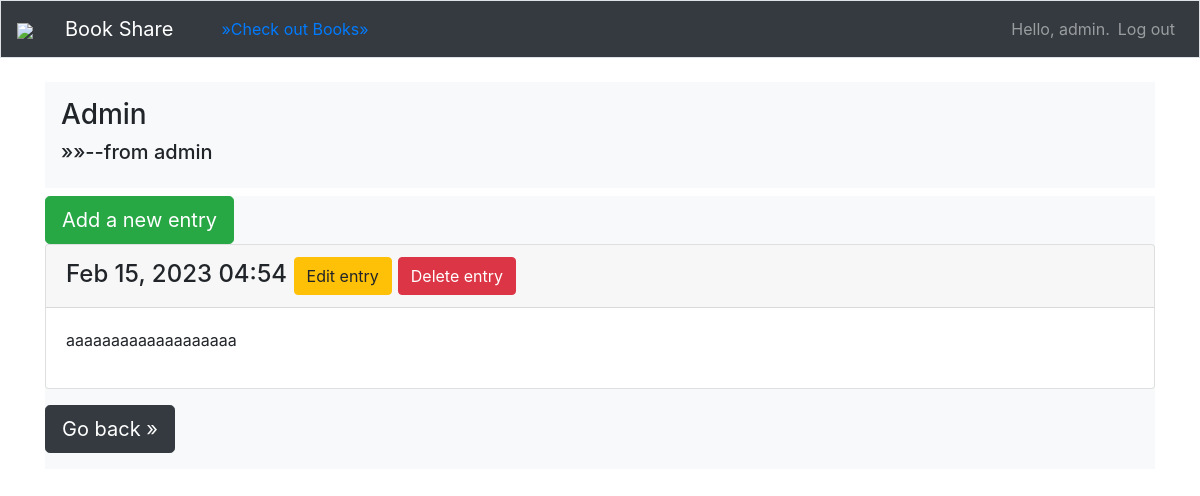
The app's page /titles/27/ (signed in) with its own data.
### content/models.py (models this page shows, shortened)
class Title(models.Model):
    text = models.CharField(max_length=200)
    date_added = models.DateTimeField(auto_now_add=True)
    owner = models.ForeignKey(User, on_delete=models.CASCADE)
    public = models.BooleanField(default=False)
    def __str__(self):
        return self.text

class Entry(models.Model):
    title = models.ForeignKey(Title, on_delete=models.CASCADE)
    text = models.TextField()
    date_added = models.DateTimeField(auto_now_add=True)
    class Meta:
        verbose_name_plural = 'entries'

### content/views.py (the view)
# urls.py: path('titles/<int:title_id>/',views.book,name='book'),
@login_required
def book(request,title_id):
    public_titles = Title.objects.filter(public=True).order_by('date_added')
    private_titles = Title.objects.filter(owner=request.user).order_by('date_added')
    title = Title.objects.get(id=title_id)
    username = title.owner
    if title in public_titles:
        read_only = True
        user_exp = f'--from {username}--(Read Only)'
    if title in private_titles:
        read_only = False
        user_exp = f'--from {username}'
    entries = title.entry_set.order_by('-date_added')
    context = {'title':title,'entries':entries,'user_exp':user_exp,'read_only':read_only}
    return render(request, 'content/book.html',context)

### content/templates/content/book.html
{% extends 'content/base.html' %}
{% block page_header %}
    <h3>{{ title }}</h3>
    <h5>&raquo;&raquo;{{ user_exp }}</h5>
{% endblock page_header %}
{% block content %}
{% if read_only %}
    <a class="btn btn-lg btn-success disabled" href="{% url 'content:new_entry' title.id %}" role="button">
        Add a new entry</a>
    {% for entry in entries %}
        <div class="card mb-3">
            <h4 class="card-header">
                {{ entry.date_added|date:'M d, Y H:i' }}
                <small><a class="btn btn-warning disabled" href="{% url 'content:edit_entry' entry.id %}"
                    role="button">Edit entry</a> </small>
                <small><a class="btn btn-danger disabled" href="{% url 'content:delete_entry' entry.id %}
"                   role="button">Delete entry</a> </small>
            </h4>
            <div class="card-body">
                {{ entry.text|linebreaks }}
            </div>
        </div>
    {% empty %}
        <p>There are no entries for this book yet.</p>
    {% endfor %}
{% else %}
    <a class="btn btn-lg btn-success" href="{% url 'content:new_entry' title.id %}" role="button">
        Add a new entry</a>
    {% for entry in entries %}
        <div class="card mb-3">
            <h4 class="card-header">
                {{ entry.date_added|date:'M d, Y H:i' }}
                <small><a class="btn btn-warning" href="{% url 'content:edit_entry' entry.id %}"
                    role="button">Edit entry</a> </small>
                <small><a class="btn btn-danger" href="{% url 'content:delete_entry' entry.id %}
"                   role="button">Delete entry</a> </small>
            </h4>
            <div class="card-body">
                {{ entry.text|linebreaks }}
            </div>
        </div>
    {% empty %}
        <p>There are no entries for this book yet.</p>
    {% endfor %}
{% endif %}
<a class="btn btn-lg btn-dark" href="{% url 'content:titles' %}" role="button">Go back &raquo;</a>
{% endblock content %}

### content/templates/content/base.html (shortened to what this page needs)
{% load bootstrap4 %}
<!doctype html>
<html lang="en">
<head>
    {% bootstrap_css %}
</head>
<body>
    <nav class="navbar navbar-expand-md navbar-dark bg-dark mb-4 border">
        <a class="navbar-brand" href="{% url 'content:index' %}">
            <div class="logo-image">
                <img src="https://imgtr.ee/images/2023/02/13/ObWsU.png" class="img-fluid">
            </div>
        </a>
        <a class="navbar navbar-brand navbar-light bg-dark" href="{% url 'content:index' %}">Book Share</a>
        <div class="collapse navbar-collapse" id="navbarCollapse">
            <ul class="navbar-nav mr-auto">
                <li class="nav-item">
                    <a class="navbar navbar-secondary navbar-light bg-dark" href="{% url 'content:titles' %}">
                        &raquo;Check out Books&raquo;</a>
                </li>
            </ul>
            <ul class="navbar-nav ml-auto">
                {% if user.is_authenticated %}
                    <li class="nav-item">
                        <span class="navbar-text" >Hello, {{ user.username }}.</span>
                    </li>
                    <li class="nav-item">
                        <a class="nav-link" href="{% url 'users:logout' %}">Log out</a>
                    </li>
                {% endif %}
            </ul>
        </div>
    </nav>
    <main role="main" class="container">
        <div class="p-3 mb-2 bg-light">
            {% block page_header %}{% endblock page_header %}
        </div>
        <div class="pb-3 mb-2 bg-light">
            {% block content %}{% endblock content %}
        </div>
    </main>
</body>
</html>

### records on screen
Title: text "Admin"
Entry: date_added "Feb 15, 2023 04:54", text "aaaaaaaaaaaaaaaaaaa"

### other values on screen
{{ user.username }} "admin"
{{ user_exp }} "--from admin"
